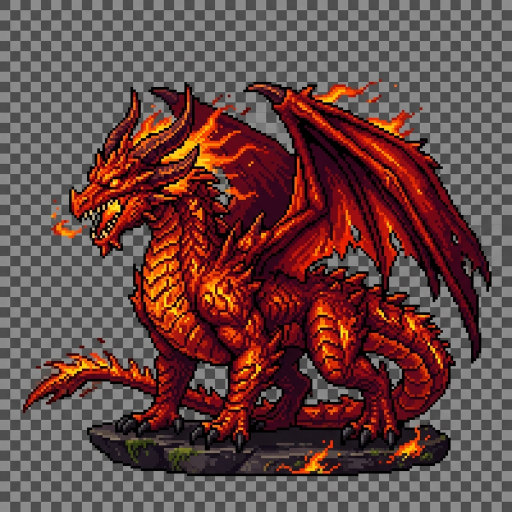
#> input picture assets/enemy_dragon.png, 1024 x 1024 px (shown at 1/2 size); its folder holds 5 pictures in this run
$ python remove_bg.py
#> lines starting #> are read from the running program, lines starting #| are printed output that depends on the picture
from __future__ import annotations

import glob
from collections import Counter

from PIL import Image


def _color_distance_sq(a: tuple[int, int, int], b: tuple[int, int, int]) -> int:
    dr = a[0] - b[0]
    dg = a[1] - b[1]
    db = a[2] - b[2]
    return dr * dr + dg * dg + db * db


def remove_background(filepath: str, *, tolerance: int = 42, max_bg_colors: int = 8) -> None:
#> called with filepath = 'assets/enemy_dragon.png', tolerance = 42, max_bg_colors = 8
    print(f"Processing {filepath}...")
    img = Image.open(filepath).convert("RGBA")
#> img is the input picture: PIL image 1024x1024 RGBA; mean R, G, B, A 103.2, 70.4, 67.6, 255
    pixels = img.load()
    width, height = img.size
#> width = 1024; height = 1024

    # Infer background palette from the edges.
    edge_colors: list[tuple[int, int, int]] = []
    for x in range(width):
        for y in (0, height - 1):
            r, g, b, a = pixels[x, y]
            if a > 0:
                edge_colors.append((r, g, b))
#> after the loop, edge_colors = 2048 items, first 6: (78, 78, 78), (139, 141, 140), (78, 78, 78), (140, 142, 141), (78, 78, 78), (139, 139, 139)
    for y in range(height):
        for x in (0, width - 1):
            r, g, b, a = pixels[x, y]
            if a > 0:
                edge_colors.append((r, g, b))
#> after the loop, edge_colors = 4096 items, first 6: (78, 78, 78), (139, 141, 140), (78, 78, 78), (140, 142, 141), (78, 78, 78), (139, 139, 139)

    if not edge_colors:
        img.save(filepath)
        return

    bg_palette = [color for color, _ in Counter(edge_colors).most_common(max_bg_colors)]
#> bg_palette = [(78, 78, 78), (140, 140, 140), (139, 139, 139), (138, 138, 138), (77, 77, 77), (80, 80, 80), (137, 137, 137), (79, 79, 79)]
    tol_sq = tolerance * tolerance

    visited: set[tuple[int, int]] = set()
    queue: list[tuple[int, int]] = []

    def is_background_pixel(x: int, y: int) -> bool:
        r, g, b, a = pixels[x, y]
        if a == 0:
            return False
        color = (r, g, b)
        return any(_color_distance_sq(color, bg) <= tol_sq for bg in bg_palette)

    # Seed BFS from all edge pixels so we only remove edge-connected background.
    for x in range(width):
        for y in (0, height - 1):
            if (x, y) not in visited:
                visited.add((x, y))
                queue.append((x, y))
    for y in range(height):
        for x in (0, width - 1):
            if (x, y) not in visited:
                visited.add((x, y))
                queue.append((x, y))

    head = 0
    while head < len(queue):
        cx, cy = queue[head]
        head += 1

        if is_background_pixel(cx, cy):
            pixels[cx, cy] = (0, 0, 0, 0)

            for dx in (-1, 0, 1):
                for dy in (-1, 0, 1):
                    if dx == 0 and dy == 0:
                        continue
                    nx, ny = cx + dx, cy + dy
                    if 0 <= nx < width and 0 <= ny < height and (nx, ny) not in visited:
                        visited.add((nx, ny))
                        queue.append((nx, ny))
#> this loop made 567705 passes
#> (r in is_background_pixel, g in is_background_pixel, b in is_background_pixel) on passes 1 to 3: (78, 78, 78), (139, 141, 140), (78, 78, 78)

    img.save(filepath)
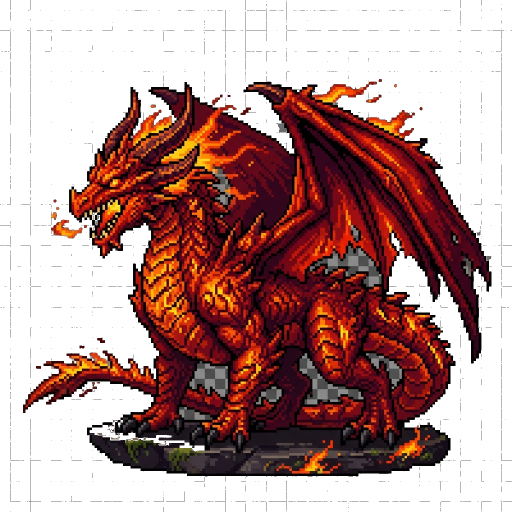
#> saved as enemy_dragon.png: PIL image 1024x1024 RGBA (shown at 1/2 size); mean R, G, B, A 46.7, 14, 11.4, 121.3; transparent parts drawn white


files = glob.glob("/Users/joseochoa/Desktop/pixel-math/assets/enemy_*.png") + [
    "/Users/joseochoa/Desktop/pixel-math/assets/player_mage.png"
]
for f in files:
    remove_background(f)
print("Done!")
